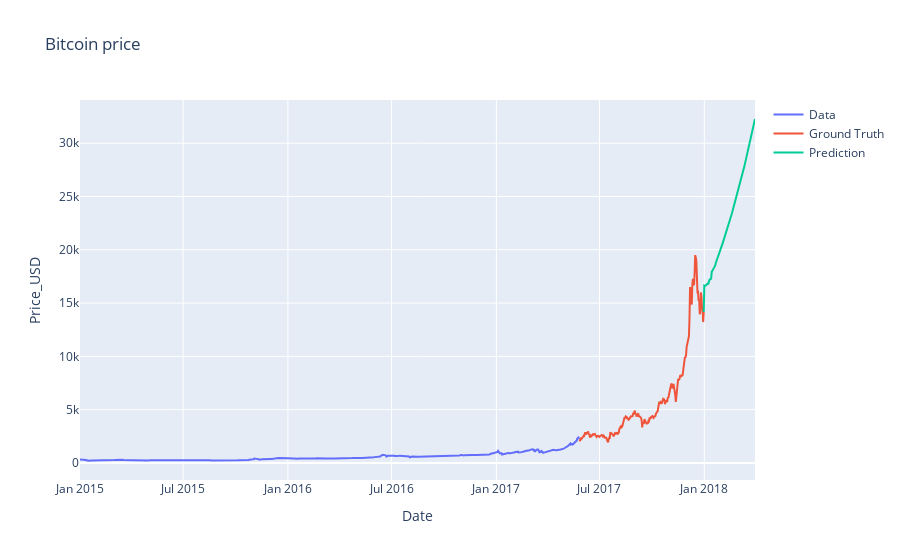

Write notebook code for a chart like this one.
### Markdown cell above
# Visualize Future Prediction

### Code cell
#prediction = model.predict_generator(test_generator)

price_train = price_train.reshape((-1))
price_test = price_test.reshape((-1))
forecast = forecast.reshape((-1))

trace1 = go.Scatter(
    x = date_train,
    y = price_train,
    mode = 'lines',
    name = 'Data'
)

trace2 = go.Scatter(
    x = date_test,
    y = price_test,
    mode='lines',
    name = 'Ground Truth'
)

trace3 = go.Scatter(
    x = forecast_dates,
    y = forecast,
    mode = 'lines',
    name = 'Prediction'
)
layout = go.Layout(
    title = "Bitcoin price",
    xaxis = {'title' : "Date"},
    yaxis = {'title' : "Price_USD"}
)
fig = go.Figure(data=[trace1,trace2,trace3], layout=layout)
fig.show()
